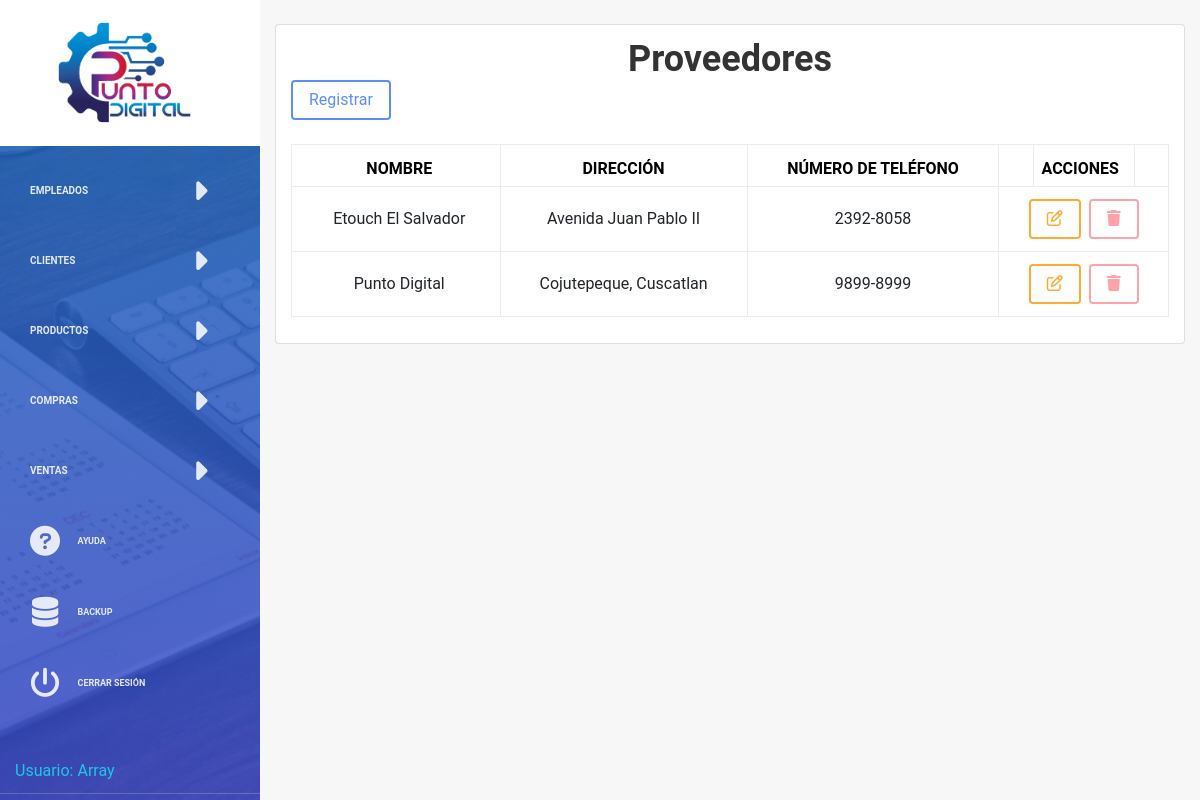
The page /vistas/lista-proveedor.php (signed in) on the database its author committed.
### tables this page shows
CREATE TABLE `proveedor` (
  `id_proveedor` int(11) NOT NULL,
  `nombre_p` varchar(150) NOT NULL,
  `direccion` varchar(300) NOT NULL,
  `telefono` varchar(9) NOT NULL
);

### models/ProveedorModel.php (called while the page is built, shortened)
<?php
class ProveedorModel
{
	public static function listar()
	{
		$con = connection();
		$sql = "SELECT\n".
        "	proveedor.id_proveedor, \n".
        "	proveedor.nombre_p, \n".
        "	proveedor.direccion, \n".
        "	proveedor.telefono\n".
        "FROM\n".
        "	proveedor";
		$query = mysqli_query($con, $sql);
		return $query;
	}
	public static function esEliminable($id_proveedor){
		$con = connection();
		$sql = "SELECT\n".
		"	proveedor.*\n".
		"FROM\n".
		"	producto\n".
		"	INNER JOIN\n".
		"	proveedor\n".
		"	ON \n".
		"		producto.proveedor = proveedor.id_proveedor WHERE id_proveedor= $id_proveedor";
		$result = mysqli_query($con, $sql);
		if (mysqli_num_rows($result) > 0) {
			return true;
		} else {
			return false;
		}
	}
}
?>

### controladores/ControladorProveedor.php (called while the page is built, shortened)
<?php
require_once('../models/ProveedorModel.php');
class ControladorProveedor{
    public static function listar()
    {
        $respuesta = ProveedorModel::listar();
        return $respuesta;
    }
    public static function esEliminable($id_proveedor)
    {
        $respuesta = ProveedorModel::esEliminable($id_proveedor) ;
        return $respuesta;
    }
}

### vistas/lista-proveedor.php (the view, shortened to what this page needs)
<?php
include "../controladores/ControladorProveedor.php";
?>
<!DOCTYPE html>
<html lang="en">
<head>
    <link rel="stylesheet" href="https://maxcdn.bootstrapcdn.com/font-awesome/latest/css/font-awesome.min.css" />
    <link rel="stylesheet" href="https://cdnjs.cloudflare.com/ajax/libs/font-awesome/6.0.0-beta3/css/all.min.css">
    <link href="../assets/css/bootstrap.min.css" rel="stylesheet" />
    <link href="../assets/css/light-bootstrap-dashboard.css" rel="stylesheet" />
</head>
<body>
    <?php
include '../includes/sidebar.php';
?>
    <div class="main-panel">
        <div class="container-fluid mt-4 ">
            <div class="card">
                <div class="card-body">
                    <h2 class="card-title text-center align-middle"  style="font-weight: 700;">Proveedores</h2>
                    <button type="button" class="btn btn-primary mb-4" data-toggle="modal" data-target="#modalregistrar"> Registrar </button>
                    <table class="table table-bordered text-center align-middle">
                        <thead>
                            <tr>
                                <th style="font-weight: 700; font-size:16px; text-align: center!important; " scope="col" >Nombre</th>
                                <th style="font-weight: 700; font-size:16px; text-align: center!important; " scope="col" >Dirección</th>
                                <th style="font-weight: 700; font-size:16px; text-align: center!important; " scope="col" >Número de Teléfono</th>
                                <th style="font-weight: 700; font-size:16px; text-align: center!important; " scope="col" >Acciones</th>
                            </tr>
                        </thead>
                        <tbody>
                            <?php foreach (ControladorProveedor::listar() as $row): ?>
                                <tr>
                                    <td>
                                        <?=$row["nombre_p"]?>
                                    </td>
                                    <td><?=$row["direccion"]?></td>
                                    <td><?=$row["telefono"]?></td>
                                    <th>
                                        <div class="d-flex justify-content-center">
                                            <button type="button" class="btn btn-warning mr-2" data-toggle="modal" data-target="#editarProveedor<?php echo $row['id_proveedor']; ?>"><i class="fa-regular fa-pen-to-square"></i></button>
                                            <button class="btn btn-danger" <?=ControladorProveedor::esEliminable($row['id_proveedor']) ? "disabled" : ""?> data-toggle="modal" data-target="#eliminarProveedor<?php echo $row['id_proveedor']; ?>"><i class="fa-solid fa-trash"></i></button>
                                        </div>
                                    </th>
                                </tr>
                            <?php endforeach;?>
                        </tbody>
                    </table>
                </div>
            </div>
        </div>
    </div>
</body>
</html>

### rows shown on the page
proveedor: nombre_p "Etouch El Salvador", direccion "Avenida Juan Pablo II", telefono "2392-8058"
proveedor: nombre_p "Punto Digital", direccion "Cojutepeque, Cuscatlan", telefono "9899-8999"

### other values the page prints
$row "Array"
